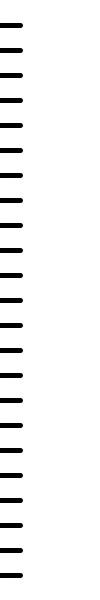
Frame 1 (no input)
Frame 60 (the mouse pressed at the canvas centre just before this capture): identical to frame 1, image omitted
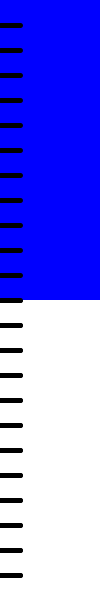
Frame 120 (the mouse held since frame 60 and released just before this capture)

The Processing sketch that drew these frames (run headless with seeded random() and noise(); from frame 60 on, the mouse is pressed at the canvas centre):

// Processing sketch: processing_185313
// ── processing_185313.pde

void setup(){
  size(100,600);
  smooth();
  noCursor();
  background(255);
  for(int a=25;a<600;a+=25){
    strokeWeight(5);
    line(0,a,20,a);
  }
}

void draw(){
//temp rises 
  if((mouseY-pmouseY)<0){
    noStroke();
    fill(mouseY+255,0,0);
    rect(0,mouseY,100,600-mouseY);
    fill(255);
    triangle(mouseX,mouseY,mouseX+20,mouseY,mouseX+10,mouseY-10);
    for(int a=25;a<600;a+=25){
      stroke(0);
      strokeWeight(5);
      line(0,a,20,a);
    }
  }
//temp drops  
  else if((mouseY-pmouseY)>0){
    noStroke();
    fill(0,0,mouseY);
    rect(0,0,100,mouseY);
    fill(255);
    triangle(mouseX,mouseY,mouseX+20,mouseY,mouseX+10,mouseY+10);
    for(int a=25;a<600;a+=25){
      stroke(0);
      strokeWeight(5);
      line(0,a,20,a);
    }
  }
}
